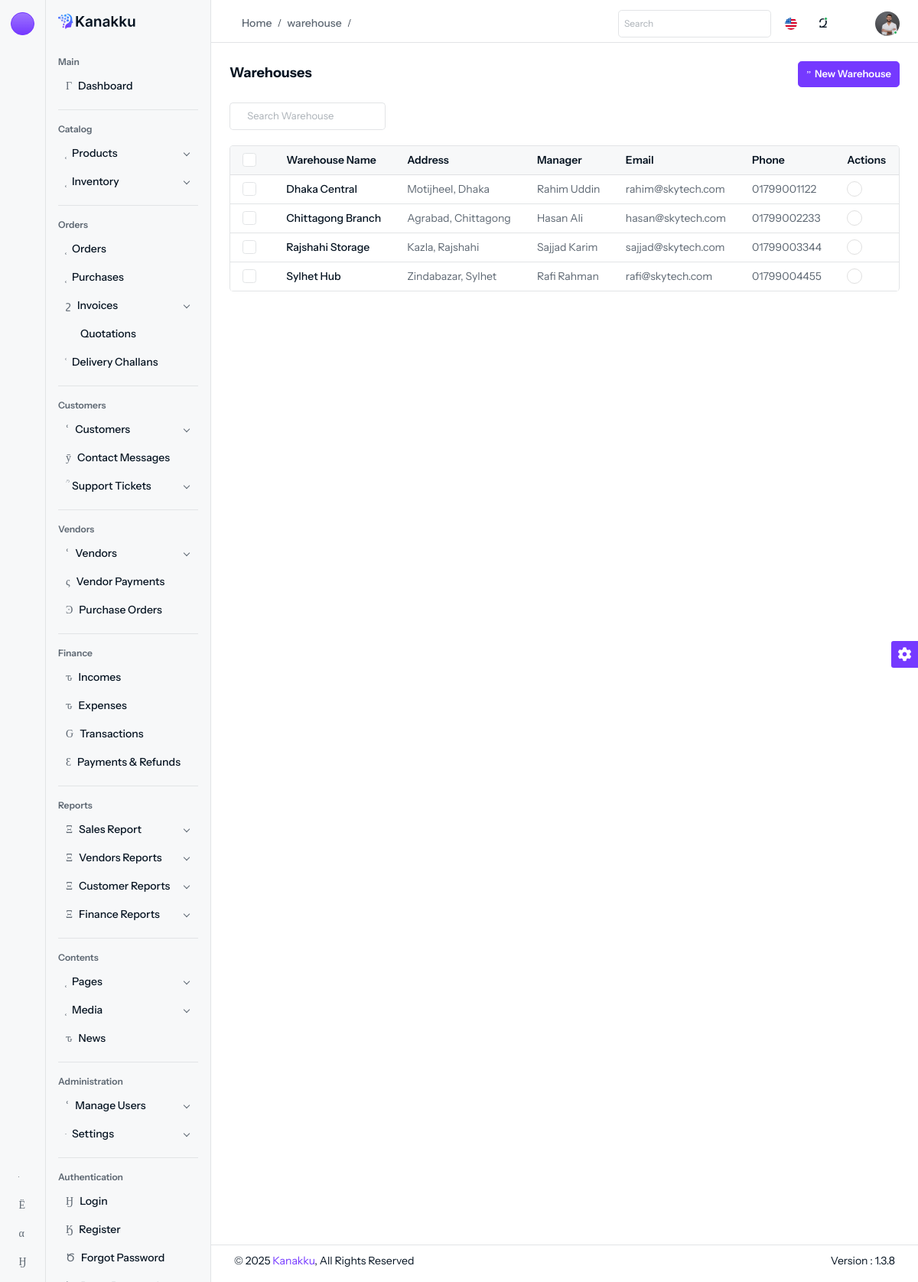
The page /warehouse (signed in) on the database its author committed.
### tables this page shows
CREATE TABLE `warehouses` (
  `id` int(11) NOT NULL,
  `name` varchar(255) DEFAULT NULL,
  `location` text DEFAULT NULL,
  `created_at` datetime DEFAULT current_timestamp(),
  `updated_at` datetime DEFAULT current_timestamp(),
  `manager` varchar(255) NOT NULL,
  `email` varchar(255) NOT NULL,
  `phone` varchar(20) NOT NULL
);

### controllers/inventory/WarehouseController.php (called while the page is built, shortened)
<?php
class WarehouseController extends Controller
{
	public function index()
	{
		$data = Warehouse::all();
		view("inventory", $data);
	}
}

### configs/app_config.php (called while the page is built, shortened)
<?php
$base_url = "http://localhost/elctro_Ecom_project/admin";

### models/inventory/warehouse.model.php (called while the page is built, shortened)
<?php
class Warehouse extends Model implements JsonSerializable
{
	public static function all()
	{
		global $db, $tx;
		$result = $db->query("select id,name,location,created_at,updated_at,manager,email,phone from {$tx}warehouses");
		$data = [];
		while ($warehouse = $result->fetch_object()) {
			$data[] = $warehouse;
		}
		return $data;
	}
}

### views/pages/inventory/warehouse/index.php (the view, shortened to what this page needs)
<div class="content content-two">
    <div class="d-flex d-block align-items-center justify-content-between flex-wrap gap-3 mb-3">
        <div>
            <h6>Warehouses</h6>
        </div>
        <div class="d-flex my-xl-auto right-content align-items-center flex-wrap gap-2">
            <div>
                <a href="<?= $base_url ?>/warehouse/create" class="btn btn-primary d-flex align-items-center">
                    <i class="isax isax-add-circle5 me-1"></i>New Warehouse
                </a>
            </div>
        </div>
    </div>
    <div class="row">
        <div class="col-md-3">
            <div class="input-group mb-3">
                <span class="input-group-text bg-white border-end-0">
                    <i class="isax isax-search-normal fs-12"></i>
                </span>
                <input type="text" class="form-control border-start-0 ps-0 bg-white" placeholder="Search Warehouse">
            </div>
        </div>
    </div>
    <div class="table-responsive border border-bottom-0 rounded">
        <table class="table table-nowrap m-0">
            <thead class="table-light">
                <tr>
                    <th class="no-sort">
                        <div class="form-check form-check-md">
                            <input class="form-check-input" type="checkbox" id="select-all">
                        </div>
                    </th>
                    <th>Warehouse Name</th>
                    <th>Address</th>
                    <th>Manager</th>
                    <th>Email</th>
                    <th>Phone</th>
                    <th class="no-sort">Actions</th>
                </tr>
            </thead>
            <tbody>
                <?php
                foreach ($data as $row) :
                ?>
                    <tr>
                        <td>
                            <div class="form-check form-check-md">
                                <input class="form-check-input" type="checkbox">
                            </div>
                        </td>
                        <td>
                            <h6 class="fs-14 fw-medium mb-0"><?= $row->name ?></h6>
                        </td>
                        <td><?= $row->location ?></td>
                        <td><?= $row->manager ?></td>
                        <td><?= $row->email ?></td>
                        <td><?= $row->phone ?></td>
                        <td class="action-item">
                            <a href="javascript:void(0);" data-bs-toggle="dropdown">
                                <i class="isax isax-more"></i>
                            </a>
                        </td>
                    </tr>
                <?php
                endforeach;
                ?>
            </tbody>
        </table>
    </div>
</div>

### rows shown on the page
warehouses: name "Dhaka Central", location "Motijheel, Dhaka", manager "Rahim Uddin", email "rahim@skytech.com", phone "01799001122"
warehouses: name "Chittagong Branch", location "Agrabad, Chittagong", manager "Hasan Ali", email "hasan@skytech.com", phone "01799002233"
warehouses: name "Rajshahi Storage", location "Kazla, Rajshahi", manager "Sajjad Karim", email "sajjad@skytech.com", phone "01799003344"
warehouses: name "Sylhet Hub", location "Zindabazar, Sylhet", manager "Rafi Rahman", email "rafi@skytech.com", phone "01799004455"

### other values the page prints
$_GET["class"] "warehouse"
